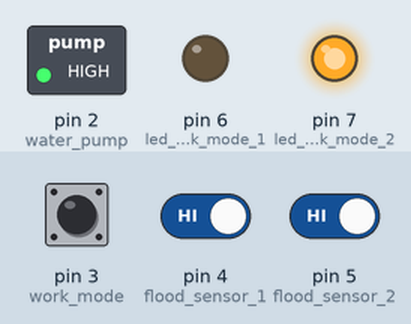
Recording of a sketch running on a simulated Arduino Uno, built with avr-gcc and run on an emulated ATmega328P. On the bench: switched loads named in the sketch (green lamp = pin HIGH), output pins drawn as LEDs (lit = HIGH). The test bench sets the inputs (shaded band); at power-on: pin 3 (work_mode) HIGH, pin 4 (flood_sensor_1) HIGH, pin 5 (flood_sensor_2) HIGH.

Above: at 1.2 s.
1.3 s: pin 3 (work_mode) pulled LOW for 0.15 s
At 1.37 s:
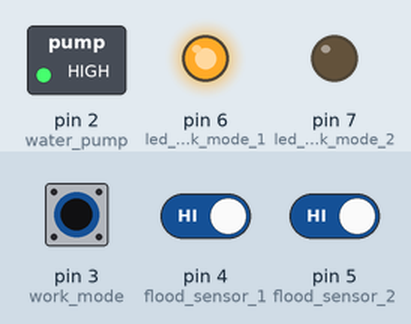
2.9 s: pin 4 (flood_sensor_1) driven LOW
At 3.6 s:
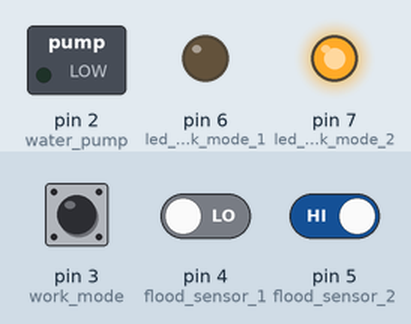
4.4 s: pin 4 (flood_sensor_1) driven HIGH
At 4.7 s:
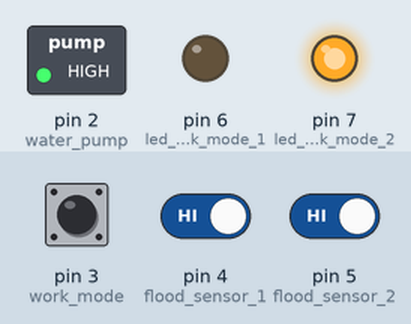
5.9 s: pin 3 (work_mode) pulled LOW for 3.2 s
At 7.0 s:
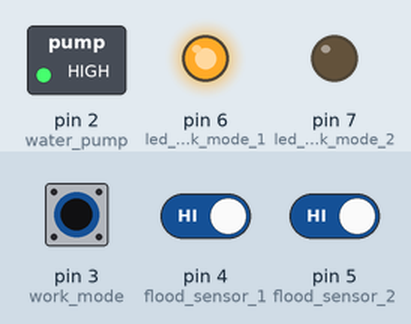
10.6 s: pin 3 (work_mode) driven LOW and pin 5 (flood_sensor_2) driven LOW
At 11.8 s:
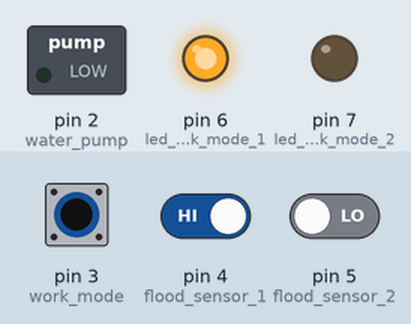
Timing chart, 0 to 13.1 s (numbered marks = the images above; inputs shaded):
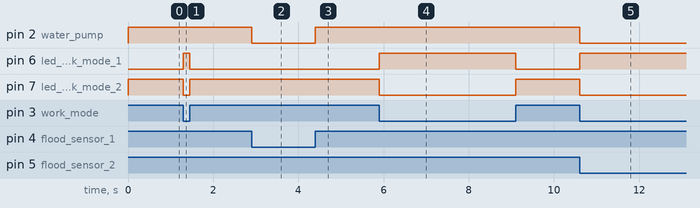

The sketch:

water_pump.ino
```cpp
const int water_pump = 2;     // uruchamienie pompy wody D2
const int work_mode = 3;      // sterowanie trybem pracy D3
const int flood_sensor_1 = 4; // czujnik zalania 1 dolny D4
const int flood_sensor_2 = 5; // czujnik zalania 2 górny D5
const int led_work_mode_1 = 6;// dioda sygnalizująca tryb pracy z 2 czujnikiem jesli ponad 3/4 wypompuj D6
const int led_work_mode_2 = 7;// dioda sygnalizująca tryb pracy z 1 czujnikiem jesli ponad 1/4 wypompuj D7

void first_work_mode();   // jezeli wiecej niz 3/4 beczki wypompowuj wode
void second_work_mode();  // jezeli wiecej niz 1/4 beczki wypompowuj wode
void start_pump();        // funkcja uruchamiająca pompe wody
void stop_pump();         // funkcja stopująca pompe wody

void setup() {
  pinMode(water_pump, OUTPUT);
  pinMode(work_mode, INPUT_PULLUP);
  pinMode(flood_sensor_1, INPUT_PULLUP);
  pinMode(flood_sensor_2, INPUT_PULLUP);
  pinMode(led_work_mode_1, OUTPUT);
  pinMode(led_work_mode_2, OUTPUT);
}

void loop() {
  if (digitalRead(work_mode) == LOW){
    digitalWrite(led_work_mode_1, HIGH);
    digitalWrite(led_work_mode_2, LOW);
    first_work_mode();
  }
  else{
    digitalWrite(led_work_mode_2, HIGH);
    digitalWrite(led_work_mode_1, LOW);
    second_work_mode();
  }
}
void first_work_mode(){ // jezeli wiecej niz 3/4 beczki wypompowuj wode
  while(digitalRead(flood_sensor_2) == LOW && (digitalRead(work_mode) == LOW)){
    start_pump();
  }
  stop_pump();
}
void second_work_mode(){ // jezeli wiecej niz 1/4 beczki wypompowuj wode
  while(digitalRead(flood_sensor_1) == LOW && (digitalRead(work_mode) == HIGH)){
    start_pump();
  }
  stop_pump();
}
void start_pump(){ // funkcja uruchamiająca pompe wody
  digitalWrite(water_pump, LOW);
}

void stop_pump(){ // funkcja stopująca pompe wody
  digitalWrite(water_pump, HIGH);
}
```

Measured:
- after the input at 1.3 s, pin 6 (led_work_mode_1): LOW → HIGH at once, → LOW 0.15 s later; pin 7 (led_work_mode_2): HIGH → LOW at once, → HIGH 0.15 s later
- after the input at 2.9 s, pin 2 (water_pump): HIGH → LOW at once
- after the input at 4.4 s, pin 2 (water_pump): LOW → HIGH at once
- after the input at 5.9 s, pin 6 (led_work_mode_1): LOW → HIGH at once, → LOW 3.2 s later; pin 7 (led_work_mode_2): HIGH → LOW at once, → HIGH 3.2 s later
- after the input at 10.6 s, pin 2 (water_pump), pin 7 (led_work_mode_2): HIGH → LOW at once; pin 6 (led_work_mode_1): LOW → HIGH at once
